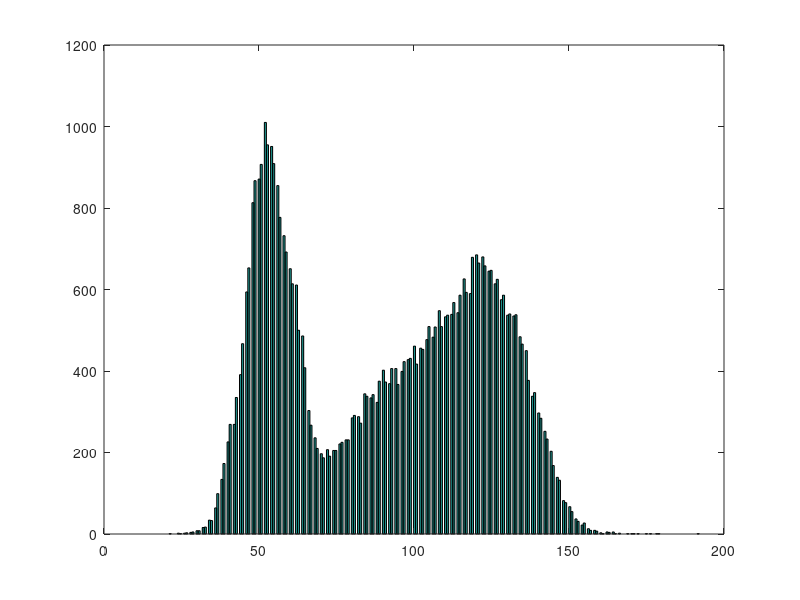
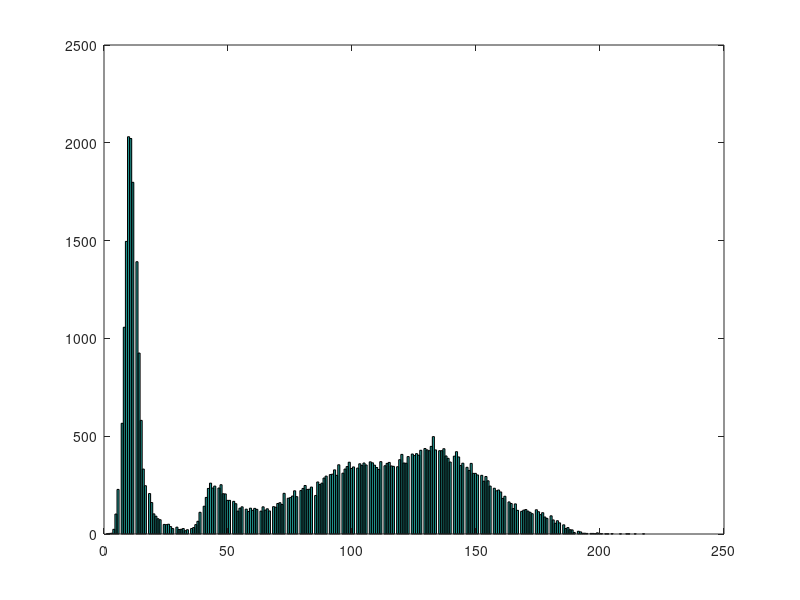
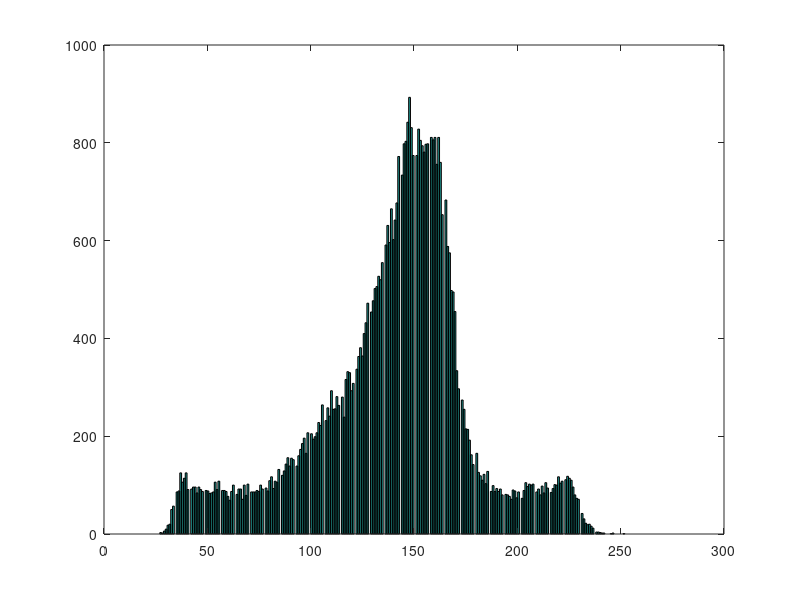

These charts were generated, in order, by the following MATLAB code:
x = load('pixel.txt');
y = [];
for i = 1:3
    for j = 1:202*255
    y(j) = x (j*3+i);
    end;
    figure;
    hist(y,256)
end;